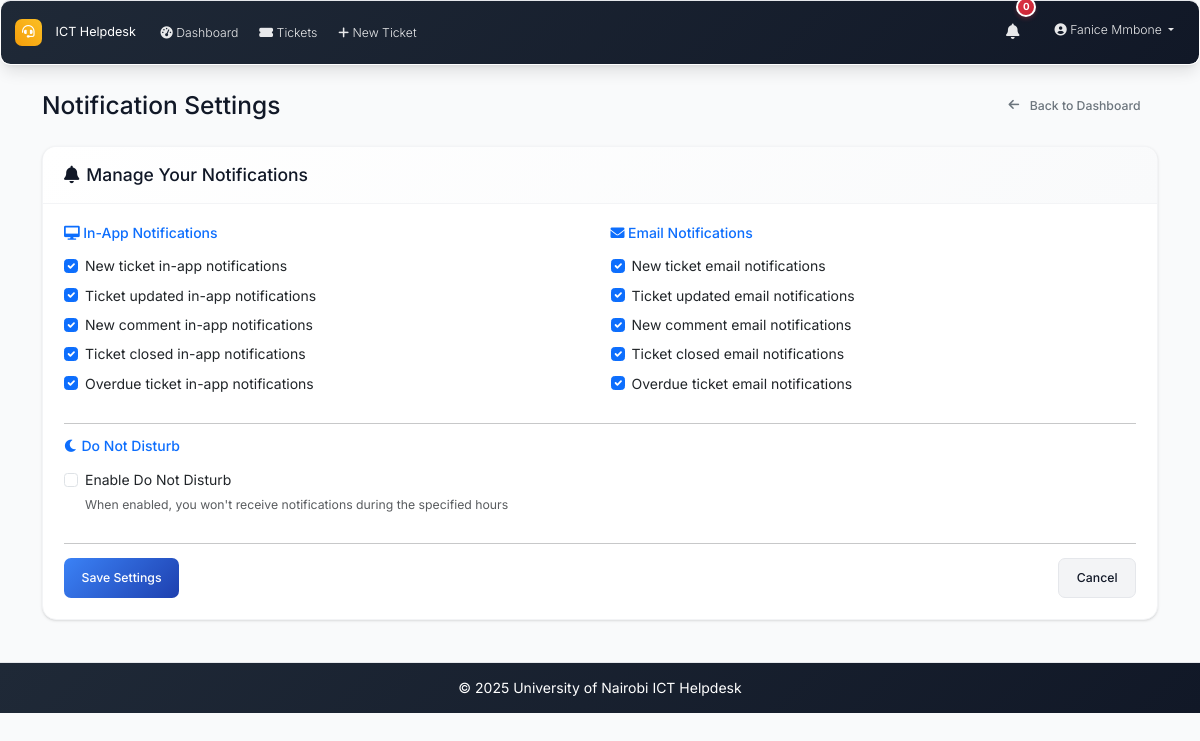
Screenshot of /notifications/settings (signed in) with the database file from the repository.
### models.py (models this page shows, shortened)
class User(UserMixin, db.Model):
    id = db.Column(db.Integer, primary_key=True)
    username = db.Column(db.String(64), unique=True, nullable=False)
    email = db.Column(db.String(120), unique=True, nullable=False)
    password_hash = db.Column(db.String(256), nullable=False)
    full_name = db.Column(db.String(100), nullable=False)
    role = db.Column(db.String(20), nullable=False, default='user')  # admin, intern, user
    created_at = db.Column(db.DateTime, default=datetime.utcnow)
    is_active = db.Column(db.Boolean, default=True)
    is_verified = db.Column(db.Boolean, default=False)
    verification_token = db.Column(db.String(128), nullable=True)
    phone_number = db.Column(db.String(20), nullable=True)
    is_approved = db.Column(db.Boolean, default=False)
    approved_by_id = db.Column(db.Integer, db.ForeignKey('user.id'), nullable=True)
    approved_at = db.Column(db.DateTime, nullable=True)
    tickets_created = db.relationship('Ticket', foreign_keys='Ticket.created_by_id', backref='creator', lazy='dynamic')
    assigned_tickets = db.relationship('Ticket', secondary='ticket_assignees', back_populates='assignees', lazy='selectin')
    comments = db.relationship('Comment', backref='author', lazy='dynamic')

class NotificationSettings(db.Model):
    id = db.Column(db.Integer, primary_key=True)
    user_id = db.Column(db.Integer, db.ForeignKey('user.id'), nullable=False)
    new_ticket_email = db.Column(db.Boolean, default=True)
    new_ticket_app = db.Column(db.Boolean, default=True)
    ticket_updated_email = db.Column(db.Boolean, default=True)
    ticket_updated_app = db.Column(db.Boolean, default=True)
    new_comment_email = db.Column(db.Boolean, default=True)
    new_comment_app = db.Column(db.Boolean, default=True)
    ticket_closed_email = db.Column(db.Boolean, default=True)
    ticket_closed_app = db.Column(db.Boolean, default=True)
    ticket_overdue_email = db.Column(db.Boolean, default=True)
    ticket_overdue_app = db.Column(db.Boolean, default=True)
    do_not_disturb = db.Column(db.Boolean, default=False)
    dnd_start_time = db.Column(db.Time, nullable=True)
    dnd_end_time = db.Column(db.Time, nullable=True)
    user = db.relationship('User', backref='notification_settings', uselist=False)

### routes.py (the view, shortened to what this page needs)
@app.route('/notifications/settings', methods=['GET', 'POST'])
@login_required
def notification_settings():
    settings = NotificationSettings.query.filter_by(user_id=current_user.id).first()
    if not settings:
        settings = NotificationSettings(user_id=current_user.id)
        db.session.add(settings)
        db.session.commit()
    form = NotificationSettingsForm(obj=settings)
    return render_template('notification_settings.html', settings=settings, form=form)

### forms.py
class NotificationSettingsForm(FlaskForm):
    new_ticket_email = BooleanField('New ticket email notifications')
    new_ticket_app = BooleanField('New ticket in-app notifications')
    ticket_updated_email = BooleanField('Ticket updated email notifications')
    ticket_updated_app = BooleanField('Ticket updated in-app notifications')
    new_comment_email = BooleanField('New comment email notifications')
    new_comment_app = BooleanField('New comment in-app notifications')
    ticket_closed_email = BooleanField('Ticket closed email notifications')
    ticket_closed_app = BooleanField('Ticket closed in-app notifications')
    ticket_overdue_email = BooleanField('Overdue ticket email notifications')
    ticket_overdue_app = BooleanField('Overdue ticket in-app notifications')
    do_not_disturb = BooleanField('Enable Do Not Disturb')
    dnd_start_time = StringField('DND Start Time')
    dnd_end_time = StringField('DND End Time')
    submit = SubmitField('Save Settings')

### app.py (called while the page is built)
@login_manager.user_loader
def load_user(user_id):
    from models import User
    return User.query.get(int(user_id))

@app.context_processor
def inject_now():
    return {'now': datetime.utcnow}

### routes.py (called while the page is built)
@app.context_processor
def inject_datetime():
    return dict(datetime=datetime)

### templates/notification_settings.html (shortened to what this page needs)
{% extends "base.html" %}
{% block content %}
<div class="container-fluid">
    <div class="row">
        <div class="col-12">
            <div class="d-flex justify-content-between align-items-center mb-4">
                <h1 class="h3 mb-0">Notification Settings</h1>
                <a href="{{ url_for('dashboard') }}" class="btn btn-outline-secondary">
                    <i class="fas fa-arrow-left me-1"></i>Back to Dashboard
                </a>
            </div>
            <div class="card">
                <div class="card-header">
                    <h5 class="mb-0">
                        <i class="fas fa-bell me-2"></i>Manage Your Notifications
                    </h5>
                </div>
                <div class="card-body">
                    <form method="POST">
                        <div class="row">
                            <div class="col-md-6">
                                <h6 class="text-primary mb-3">
                                    <i class="fas fa-desktop me-1"></i>In-App Notifications
                                </h6>
                                <div class="form-check mb-2">
                                    {{ form.new_ticket_app(class="form-check-input", checked=settings.new_ticket_app) }}
                                    {{ form.new_ticket_app.label(class="form-check-label") }}
                                </div>
                                <div class="form-check mb-2">
                                    {{ form.ticket_updated_app(class="form-check-input", checked=settings.ticket_updated_app) }}
                                    {{ form.ticket_updated_app.label(class="form-check-label") }}
                                </div>
                                <div class="form-check mb-2">
                                    {{ form.new_comment_app(class="form-check-input", checked=settings.new_comment_app) }}
                                    {{ form.new_comment_app.label(class="form-check-label") }}
                                </div>
                                <div class="form-check mb-2">
                                    {{ form.ticket_closed_app(class="form-check-input", checked=settings.ticket_closed_app) }}
                                    {{ form.ticket_closed_app.label(class="form-check-label") }}
                                </div>
                                <div class="form-check mb-3">
                                    {{ form.ticket_overdue_app(class="form-check-input", checked=settings.ticket_overdue_app) }}
                                    {{ form.ticket_overdue_app.label(class="form-check-label") }}
                                </div>
                            </div>
                            <div class="col-md-6">
                                <h6 class="text-primary mb-3">
                                    <i class="fas fa-envelope me-1"></i>Email Notifications
                                </h6>
                                <div class="form-check mb-2">
                                    {{ form.new_ticket_email(class="form-check-input", checked=settings.new_ticket_email) }}
                                    {{ form.new_ticket_email.label(class="form-check-label") }}
                                </div>
                                <div class="form-check mb-2">
                                    {{ form.ticket_updated_email(class="form-check-input", checked=settings.ticket_updated_email) }}
                                    {{ form.ticket_updated_email.label(class="form-check-label") }}
                                </div>
                                <div class="form-check mb-2">
                                    {{ form.new_comment_email(class="form-check-input", checked=settings.new_comment_email) }}
                                    {{ form.new_comment_email.label(class="form-check-label") }}
                                </div>
                                <div class="form-check mb-2">
                                    {{ form.ticket_closed_email(class="form-check-input", checked=settings.ticket_closed_email) }}
                                    {{ form.ticket_closed_email.label(class="form-check-label") }}
                                </div>
                                <div class="form-check mb-3">
                                    {{ form.ticket_overdue_email(class="form-check-input", checked=settings.ticket_overdue_email) }}
                                    {{ form.ticket_overdue_email.label(class="form-check-label") }}
                                </div>
                            </div>
                        </div>
                        <hr>
                        <div class="row">
                            <div class="col-md-12">
                                <h6 class="text-primary mb-3">
                                    <i class="fas fa-moon me-1"></i>Do Not Disturb
                                </h6>
                                <div class="form-check mb-3">
                                    {{ form.do_not_disturb(class="form-check-input", checked=settings.do_not_disturb) }}
                                    {{ form.do_not_disturb.label(class="form-check-label") }}
                                    <small class="form-text text-muted d-block">
                                        When enabled, you won't receive notifications during the specified hours
                                    </small>
                                </div>
                            </div>
                        </div>
                        <hr>
                        <div class="d-flex justify-content-between">
                            {{ form.submit(class="btn btn-primary") }}
                            <a href="{{ url_for('dashboard') }}" class="btn btn-secondary">Cancel</a>
                        </div>
                    </form>
                </div>
            </div>
        </div>
    </div>
</div>
{% endblock %}

### templates/base.html (shortened to what this page needs)
<!DOCTYPE html>
<html lang="en">
<head>
    <link href="https://cdn.jsdelivr.net/npm/bootstrap@5.3.0/dist/css/bootstrap.min.css" rel="stylesheet">
    <link href="https://cdnjs.cloudflare.com/ajax/libs/font-awesome/6.0.0/css/all.min.css" rel="stylesheet">
    <link href="{{ url_for('static', filename='css/custom.css') }}" rel="stylesheet">
</head>
<body>
    <nav class="navbar navbar-expand-lg navbar-dark footer-sky">
        <div class="container-fluid px-3">
            <a class="navbar-brand" href="{{ url_for('index') }}">
                <i class="fas fa-headset me-2"></i>ICT Helpdesk
            </a>
            <div class="collapse navbar-collapse" id="navbarNav">
                <ul class="navbar-nav me-auto mb-2 mb-lg-0">
                    {% if current_user.is_authenticated %}
                    <li class="nav-item">
                        <a class="nav-link" href="{{ url_for('dashboard') }}">
                            <i class="fas fa-tachometer-alt me-1"></i>Dashboard
                        </a>
                    </li>
                    <li class="nav-item">
                        <a class="nav-link" href="{{ url_for('tickets_list') }}">
                            <i class="fas fa-ticket-alt me-1"></i>Tickets
                        </a>
                    </li>
                    <li class="nav-item">
                        <a class="nav-link" href="{{ url_for('new_ticket') }}">
                            <i class="fas fa-plus me-1"></i>New Ticket
                        </a>
                    </li>
                    {% endif %}
                </ul>
                <ul class="navbar-nav ms-auto mb-2 mb-lg-0">
                    {% if current_user.is_authenticated %}
                    <li class="nav-item dropdown me-3">
                        <a class="nav-link position-relative" href="#" id="notificationsDropdown" role="button"
                           data-bs-toggle="dropdown" aria-expanded="false">
                            <i class="fas fa-bell"></i>
                            <span id="notification-badge" class="position-absolute top-0 start-100 translate-middle badge rounded-pill bg-danger" style="display: none;">
                                0
                            </span>
                        </a>
                    </li>
                    <li class="nav-item dropdown">
                        <a class="nav-link dropdown-toggle" href="#" id="navbarDropdown" role="button" data-bs-toggle="dropdown" aria-expanded="false">
                            <i class="fas fa-user-circle me-1"></i>{{ current_user.full_name }}
                        </a>
                    </li>
                    {% endif %}
                </ul>
            </div>
        </div>
    </nav>
    <main class="container-fluid my-4 px-3">
        {% block content %}{% endblock %}
    </main>
    <footer class="footer-sky py-3 mt-5">
        <div class="container text-center">
            <span>&copy; {{ datetime.utcnow().year }} University of Nairobi ICT Helpdesk</span>
        </div>
    </footer>
</body>
</html>

### rows the page displays
User: full_name "Fanice Mmbone"
NotificationSettings: new_ticket_app "☑", ticket_updated_app "☑", new_comment_app "☑", ticket_closed_app "☑", ticket_overdue_app "☑", new_ticket_email "☑", ticket_updated_email "☑", new_comment_email "☑", ticket_closed_email "☑", ticket_overdue_email "☑"
